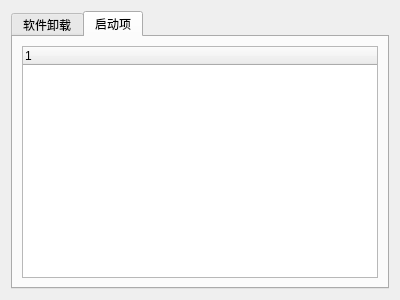
<?xml version="1.0" encoding="UTF-8"?>
<ui version="4.0">
 <class>CMyGrub</class>
 <widget class="QWidget" name="CMyGrub">
  <property name="geometry">
   <rect>
    <x>0</x>
    <y>0</y>
    <width>400</width>
    <height>300</height>
   </rect>
  </property>
  <property name="windowTitle">
   <string>Grub</string>
  </property>
  <layout class="QVBoxLayout" name="verticalLayout">
   <item>
    <widget class="QTabWidget" name="tabWidget">
     <property name="currentIndex">
      <number>1</number>
     </property>
     <widget class="QWidget" name="tab_SoftUnistall">
      <attribute name="title">
       <string>软件卸载</string>
      </attribute>
      <layout class="QVBoxLayout" name="verticalLayout_2">
       <item>
        <widget class="QTreeWidget" name="treeWidget_SoftUninstall">
         <property name="contextMenuPolicy">
          <enum>Qt::CustomContextMenu</enum>
         </property>
         <column>
          <property name="text">
           <string notr="true">1</string>
          </property>
         </column>
        </widget>
       </item>
      </layout>
     </widget>
     <widget class="QWidget" name="tab_Boot">
      <attribute name="title">
       <string>启动项</string>
      </attribute>
      <layout class="QVBoxLayout" name="verticalLayout_3">
       <item>
        <widget class="QTreeWidget" name="treeWidget_Boot">
         <property name="contextMenuPolicy">
          <enum>Qt::CustomContextMenu</enum>
         </property>
         <column>
          <property name="text">
           <string notr="true">1</string>
          </property>
         </column>
        </widget>
       </item>
      </layout>
     </widget>
    </widget>
   </item>
  </layout>
 </widget>
 <resources/>
 <connections/>
</ui>
